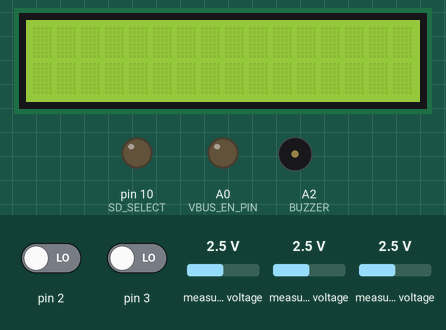
This sketch was run on a simulated Arduino Uno, built with avr-gcc and run on an emulated ATmega328P. On the bench: 16×2 character LCD, output pins drawn as LEDs (lit = HIGH), buzzer (waves = sounding, pin HIGH). The test bench sets the inputs (shaded band); at power-on: pin 2 LOW, pin 3 LOW, measured voltage 2.5 V. The local clock reads 2024-03-15 10:24:30 at power-on unless the sketch sets it; storage starts empty; pins used as bus, display or sensor lines are not drawn; what the sketch prints to the serial monitor is not drawn.

Above: at 2.3 s.
2.4 s: pin 2 driven HIGH
At 2.52 s:
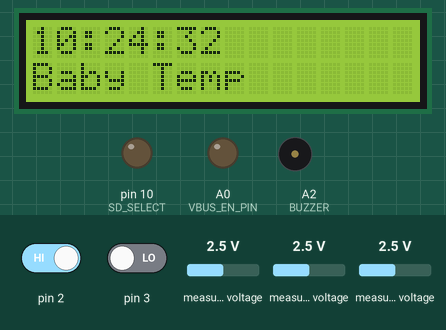
At 3.2 s:
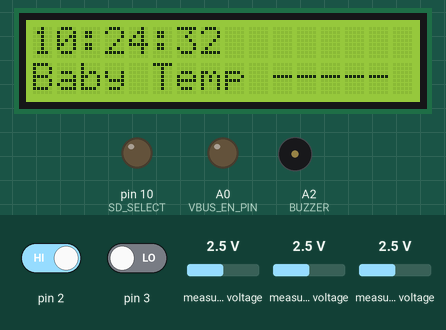
Timing chart, 0 to 5.4 s (numbered marks = the images above; inputs shaded):
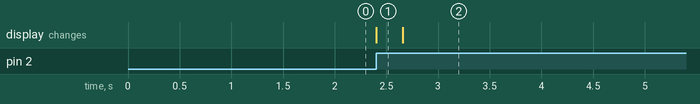

The sketch:

lemon.ino
```cpp
#include <Wire.h>
#include <Adafruit_ADS1015.h>
#include "RTClib.h"
#include <SD.h>
#include <LiquidCrystal.h>
#include <avr/sleep.h>

#define SD_SELECT              10
#define VBUS_EN_PIN            A0
#define LCD_POWER_PIN          A1
#define BUZZER                 A2
#define RESET                  A3
#define RTC_INT_PIN            0    //PIN2
#define SWITCH_INT_PIN         1    //PIN3
#define ADC_FAULT              32000
#define LOG_INTERVAL           4    //1 less than the required interval
#define LCD_VIEW_INTERVAL      7
#define AMB_VIEW_INTERVAL      3
#define LCD_ON_DURATION        (LCDViewCount<LCD_VIEW_INTERVAL)
#define AMB_ON_DURATION        (LCDAmbTempCount<AMB_VIEW_INTERVAL)
#define VBUS_EN                digitalWrite(VBUS_EN_PIN, LOW);
#define VBUS_DIS               digitalWrite(VBUS_EN_PIN, HIGH);
#define LCD_EN                 digitalWrite(LCD_POWER_PIN, LOW);
#define LCD_DIS                digitalWrite(LCD_POWER_PIN, HIGH);
#define PASS                   1
#define FAIL                   0
#define AVERAGING              30

Adafruit_ADS1115 ads1115(0x48);
RTC_DS1307 rtc;
Sd2Card card;
LiquidCrystal lcd(8,9,4,5,6,7);
DateTime now,rtcStart;
volatile char sleepCount=0, LCDViewCount=0, LCDAmbTempCount=AMB_VIEW_INTERVAL;
volatile boolean rtcInterrupt=LOW, switchInterrupt=LOW;

const unsigned int lookupTableBaby[] = {14494,14218,13938,13663,13390,13115,12844,12573,12307,12037,11775};
//                                         32,   33,   34,   35,   36,   37,   38,   39,   40,   41,   42

void checkSD(){
  boolean sdState = PASS;
  while(!card.init(SPI_QUARTER_SPEED, SD_SELECT)) {
    digitalWrite(BUZZER, HIGH); delay(100); digitalWrite(BUZZER, LOW); sdState = FAIL;
  }
  sdState?digitalWrite(RESET,HIGH):digitalWrite(RESET,LOW);
}

boolean checkBabySensor(){return((getBabyAdc()>ADC_FAULT) ? FAIL : PASS);}
boolean checkAmbSensor(){return(getAmbAdc()>ADC_FAULT ? FAIL : PASS);}
unsigned int getBabyAdc(){return ads1115.readADC_SingleEnded(0);}
unsigned int getAmbAdc(){return map(ads1115.readADC_SingleEnded(1),0,26666,0,1024);}
unsigned int getBatVolAdc(){return ads1115.readADC_SingleEnded(2);}

String getBabyTemp(){
  unsigned int intBabyTemp=0, adcBaby=getBabyAdc(), i=0, index=0;
  int temp=0;
  for(i=0;i<AVERAGING;i++) {temp += (getBabyAdc()-adcBaby);} adcBaby = adcBaby + temp/AVERAGING;
  if(adcBaby<=14494 && adcBaby>=11775){
    while(lookupTableBaby[++index] > adcBaby);
    intBabyTemp = (3200+index*100 - ((adcBaby-lookupTableBaby[index])*100/(lookupTableBaby[index-1]-lookupTableBaby[index])));
    return(((intBabyTemp/100<10)?"0"+String(intBabyTemp/100):String(intBabyTemp/100)) + "." + ((intBabyTemp%100<10)?"0"+String(intBabyTemp%100):String(intBabyTemp%100)));
  }
  else return ("-----");
}

String getAmbTemp(){
  float rTemp=0.0, sensorTemp=0.0;
  unsigned int intAmbTemp, adcAmb=0, i=0;
  for(i=0;i<AVERAGING;i++) {adcAmb += getAmbAdc();} adcAmb /= AVERAGING;
  rTemp=(1024.0/adcAmb)-1.0;
  rTemp=100000.0/rTemp;
  sensorTemp=log(rTemp/50750.0);
  sensorTemp=(3953.0*310.15)/((310.15*sensorTemp)+3953.0);
  sensorTemp=sensorTemp-273.15;
  intAmbTemp = sensorTemp*10;
  return(String(intAmbTemp/10) + "." + String(intAmbTemp%10));
}

String d(DateTime val){return((val.day()<10)?"0"+String(val.day()):String(val.day()));}
String m(DateTime val){return((val.month()<10)?"0"+String(val.month()):String(val.month()));}
String y(DateTime val){return((val.year()%100<10)?"0"+String(val.year()%100):String(val.year()%100));}
String h(DateTime val){return((val.hour()<10)?"0"+String(val.hour()):String(val.hour()));}
String i(DateTime val){return((val.minute()<10)?"0"+String(val.minute()):String(val.minute()));}
String s(DateTime val){return((val.second()<10)?"0"+String(val.second()):String(val.second()));}

String date(DateTime val){return(d(val) + "/" + m(val) + "/" + y(val));}
String time(DateTime val){return(h(val) + ":" + i(val) + ":" + s(val));}
String fileName(DateTime val){return(h(val) + i(val) + s(val) + ".csv");}
String folderName(DateTime val){return(y(val) + m(val) + d(val));}
String path(DateTime val){return(folderName(val) + "/" + fileName(val));}

void logData(){
  now = rtc.now();
  File dataFile;
  char temp[18];
  path(rtcStart).toCharArray(temp, 18);
  dataFile = SD.open(temp, FILE_WRITE);
  if(dataFile){
    dataFile.println(date(now)+","+time(now)+","+getBabyTemp()+","+getAmbTemp());
    dataFile.close();
    Serial.println(date(now)+","+time(now)+","+getBabyTemp()+","+getAmbTemp());
  }
  else {checkSD(); Serial.println("Unable to open file");}
  sleepCount = 0;
}

void createFolder(DateTime val){
  char temp[7];
  folderName(val).toCharArray(temp, 7);
  SD.mkdir(temp);
}

void displayLCD(DateTime val, boolean b){
  LCD_EN;
  //delay(10);
  lcd.setCursor(0,0); lcd.print(time(val));
  lcd.setCursor(0,1);
  if(b == 0){lcd.print(F("Baby Temp ")); lcd.print(getBabyTemp());}
  else if(b == 1) {lcd.print(F("Ambt Temp ")); lcd.print(getAmbTemp());lcd.setCursor(14,1);lcd.print(" ");}

  lcd.setCursor(15,0);
  int unsigned temp = getBatVolAdc();
  if(temp >= 614){lcd.write(4);}
  else if(temp >= 512){lcd.write(3);}
  else if(temp >= 409){lcd.write(2);}
  else if(temp >= 307){lcd.write(1);}
}

void sleepNow(){
  VBUS_DIS;
  delay(10);
  set_sleep_mode(SLEEP_MODE_PWR_DOWN);   // sleep mode is set here
  sleep_enable();          // enables the sleep bit in the mcucr register
  sleep_mode();            // here the device is actually put to sleep!!
  sleep_disable();         // first thing after waking from sleep
}

void wakeUpNow(){
  rtcInterrupt = HIGH;
  sleepCount++;
  if(LCD_ON_DURATION) LCDViewCount++;
  if(AMB_ON_DURATION) LCDAmbTempCount++;
}
void sw(){
  switchInterrupt = HIGH;
  if(LCD_ON_DURATION) LCDAmbTempCount = 0;
  LCDViewCount = 0;
}

void setup()
{
  pinMode(SD_SELECT, OUTPUT);
  pinMode(VBUS_EN_PIN, OUTPUT);
  pinMode(LCD_POWER_PIN, OUTPUT);
  pinMode(BUZZER, OUTPUT);
  pinMode(RESET, OUTPUT);
  attachInterrupt(RTC_INT_PIN, wakeUpNow, RISING);
  attachInterrupt(SWITCH_INT_PIN, sw, RISING);


  VBUS_EN;
  LCD_EN;
  digitalWrite(RESET, HIGH);
  digitalWrite(BUZZER, LOW);

    Serial.begin(57600);
  Wire.begin();
  rtc.begin();
  lcd.begin(16,2); lcd.clear();
  SD.begin(SD_SELECT);


  byte bat4[8] = {B00100,B11111,B11111,B11111,B11111,B11111,B11111};
  byte bat3[8] = {B00100,B11111,B10001,B11111,B11111,B11111,B11111};
  byte bat2[8] = {B00100,B11111,B10001,B10001,B11111,B11111,B11111};
  byte bat1[8] = {B00100,B11111,B10001,B10001,B10001,B11111,B11111};
  lcd.createChar(4, bat4);
  lcd.createChar(3, bat3);
  lcd.createChar(2, bat2);
  lcd.createChar(1, bat1);

  rtcStart = rtc.now();
  createFolder(rtcStart);
  logData();
}

void loop(void) {
  now = rtc.now();

  if(rtcInterrupt == HIGH){
    rtcInterrupt = LOW;
    VBUS_EN;
    if(sleepCount == LOG_INTERVAL) logData();
    if(LCD_ON_DURATION && AMB_ON_DURATION) displayLCD(now,1);
    if(LCD_ON_DURATION && !AMB_ON_DURATION) displayLCD(now,0);
    if(!LCD_ON_DURATION && !AMB_ON_DURATION) {LCD_DIS; sleepNow();}
    //if(switchInterrupt == HIGH){switchInterrupt = LOW; lcd.clear();}
  }
}
```

Measured:
- after the input at 2.4 s, the display: changes at once (image 1)
